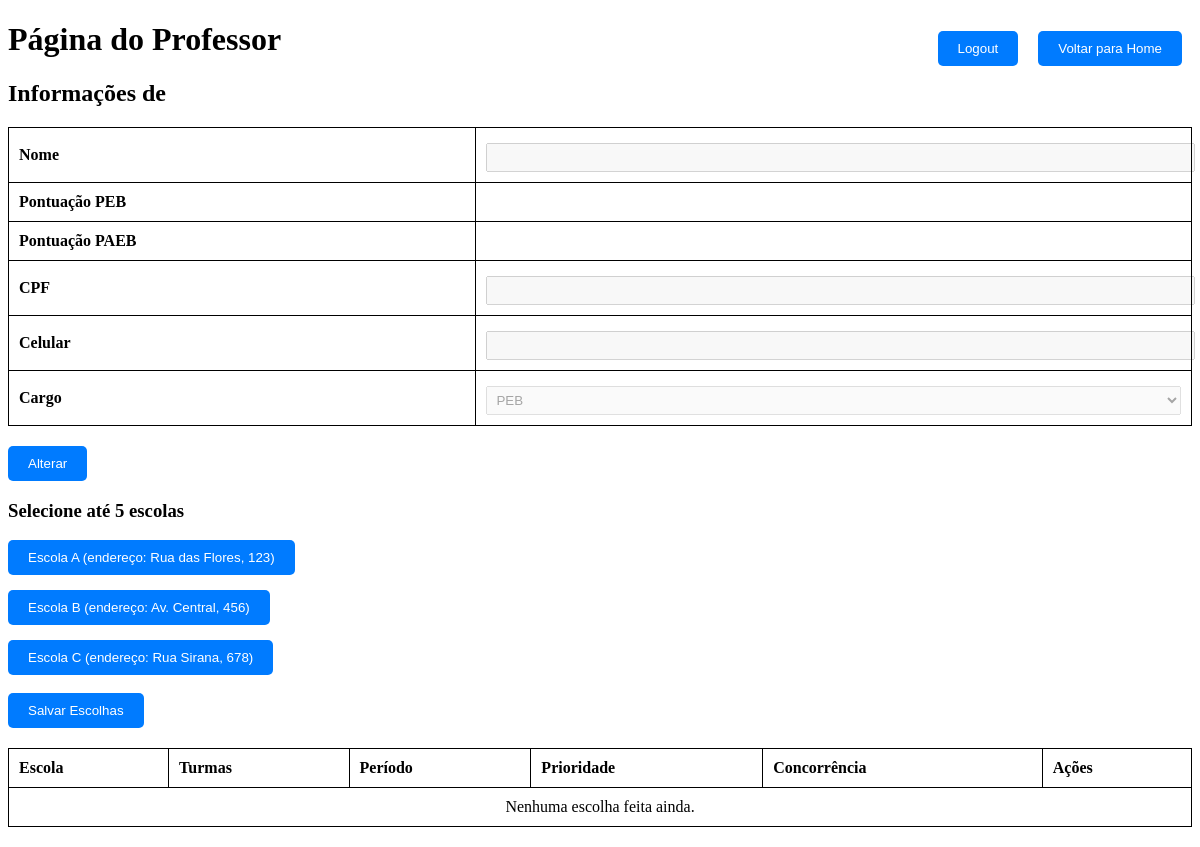
The page /professor/ (signed in) on the database its author committed.
### core/models.py (models this page shows, shortened)
class Escola(models.Model):
    id_escola = models.CharField(max_length=255, help_text="Identificação da escola.")  # ID da escola.
    nome = models.CharField(max_length=255, help_text="Nome da escola.")  # Nome da escola.
    endereco = models.CharField(max_length=255, help_text="Endereço da escola.")  # Endereço da escola.
    turmas_matutino = models.TextField()  # Lista de turmas matutino separadas por vírgula
    turmas_vespertino = models.TextField()  # Lista de turmas vespertino separadas por vírgula
    status_matutino = models.TextField()  # Lista de status matutino separadas por vírgula
    status_vespertino = models.TextField()  # Lista de status vespertino separadas por vírgula

### core/views.py (the view, shortened to what this page needs)
# urls.py: path('professor/', views.pagina_professor, name='pagina_professor'),  # Página do professor
@login_required
def pagina_professor(request):
    try:
        professor = Professor.objects.get(cpf=request.user.username)
    except Professor.DoesNotExist:
        professor = None
    disciplinas_professor = []
    if professor:
        if professor.disciplina_peb:
            disciplinas_professor.extend(professor.disciplina_peb.replace(",", " ").split())
        if professor.disciplina_paeb:
            disciplinas_professor.extend(professor.disciplina_paeb.replace(",", " ").split())
    escolas = Escola.objects.all()
    if professor and professor.id_sede:
        escolas = [professor.id_sede] + list(escolas.exclude(id=professor.id_sede.id))
    for escola in escolas:
        escola.turmas_matutino_lista = (
            [t.strip() for t in escola.turmas_matutino.split(",")] if escola.turmas_matutino else []
        )
        escola.turmas_vespertino_lista = (
            [t.strip() for t in escola.turmas_vespertino.split(",")] if escola.turmas_vespertino else []
        )
    escolhas = EscolhaProfessor.objects.filter(professor=professor)
    escolhas_detalhadas = []
    concorrencia_lista = []
    atribuidas = Atribuicao.objects.select_related('escola').filter(
        disciplina__in=disciplinas_professor
    )
    atribuidas_lista = [
        {"escola": atribuicao.escola.nome, "turma": atribuicao.turma, "disciplina": atribuicao.disciplina}
        for atribuicao in atribuidas
    ]
    return render(request, 'pagina_professor.html', {
        'professor': professor,
        'escolas': escolas,
        'prioridades': [1, 2, 3, 4, 5],
        'escolhas': escolhas_detalhadas,
        'concorrencia_lista': concorrencia_lista,
        'atribuidas_lista': atribuidas_lista,
    })

### templates/pagina_professor.html (shortened to what this page needs)
<!DOCTYPE html>
<html lang="en">
<head>
</head>
<body>
    <button onclick="window.location.href='/'" style="float: right; margin: 10px;">Voltar para Home</button>
    <button onclick="window.location.href='/logout/'" style="float: right; margin: 10px;">Logout</button>
    <h1>Página do Professor</h1>
    <h2>Informações de {{ professor.nome }}</h2>
    <form method="POST" action="{% url 'atualizar_professor' %}">
        <table>
            <tr>
                <th>Nome</th>
                <td><input type="text" id="nome" name="nome" value="{{ professor.nome }}" disabled></td>
            </tr>
            <tr>
                <th>Pontuação PEB</th>
                <td>{{ professor.pontuacao_peb }}</td>
            </tr>
            <tr>
                <th>Pontuação PAEB</th>
                <td>{{ professor.pontuacao_paeb }}</td>
            </tr>
            <tr>
                <th>CPF</th>
                <td><input type="text" id="cpf" name="cpf" value="{{ professor.cpf }}" disabled></td>
            </tr>
            <tr>
                <th>Celular</th>
                <td><input type="text" id="celular" name="celular" value="{{ professor.celular }}" disabled required></td>
            </tr>
            <tr>
                <th>Cargo</th>
                <td>
                    <select id="cargo" name="cargo" onchange="toggleDisciplinas()" disabled required>
                        <option value="PEB" {% if professor.cargo == 'PEB' %}selected{% endif %}>PEB</option>
                    </select>
                </td>
            </tr>
        </table>
        <button type="button" id="editButton" onclick="enableEdit()">Alterar</button>
    </form>
    <form method="POST" action="/professor/atribuir/">
        <h3>Selecione até 5 escolas</h3>
        <div id="school-container">
            {% for escola in escolas %}
                <div class="school-container">
                    <label>
                        <button type="button" class="escola-button" onclick="toggleSchool('escola-{{ escola.id }}')">{{ escola.nome }} <span title="{{ escola.endereco }}">(endereço: {{ escola.endereco }})</span></button>
                    </label>
                </div>
            {% endfor %}
        </div>
        <br>
        <button type="submit">Salvar Escolhas</button>
    </form>
<table id="tabela-turmas" style="width: 100%; border: 1px solid black; margin-top: 20px;">
    <thead>
        <tr>
            <th>Escola</th>
            <th>Turmas</th>
            <th>Período</th>
            <th>Prioridade</th>
            <th>Concorrência</th>
            <th>Ações</th>
        </tr>
    </thead>
    <tbody>
        {% for escolha in escolhas %}
        <tr>
            <td>{{ escolha.escola.nome }}</td>
            <td>
                {% for turma in escolha.turmas_lista %}
                    <strong>{{ turma }}</strong>
                    {% if not forloop.last %}, {% endif %}
                {% endfor %}
            </td>
            <td>{{ escolha.periodo }}</td>
            <td>{{ escolha.prioridade }}</td>
            <td>
                {% for turma in escolha.turmas_lista %}
                    {% for concorrencia in concorrencia_lista %}
                        {% if concorrencia.escola == escolha.escola.nome and concorrencia.turma == turma %}
                            {{ concorrencia.concorrencia|safe }}
                        {% endif %}
                    {% endfor %}
                    {% if not forloop.last %}<br>{% endif %}
                {% endfor %}
            </td>
            <td>
                <form method="POST" action="/professor/remover_escolha/">
                    {% csrf_token %}
                    <input type="hidden" name="escolha_id" value="{{ escolha.id }}">
                    <button type="submit" style="background-color: red; color: white; border: none; padding: 5px 10px; border-radius: 3px; cursor: pointer;">Remover</button>
                </form>
            </td>
        </tr>
        {% empty %}
        <tr>
            <td colspan="6" style="text-align: center;">Nenhuma escolha feita ainda.</td>
        </tr>
        {% endfor %}
    </tbody>
</table>
</body>
</html>

### templates/pagina_professor.html (style rules this page uses)
button { padding: 10px 20px; background-color: #007BFF; color: white; border: none; border-radius: 5px; cursor: pointer; }
table { width: 100%; border-collapse: collapse; margin: 20px 0; }
table, th, td { border: 1px solid black; }
th, td { padding: 10px; text-align: left; }
select, input { padding: 5px; margin-top: 5px; display: block; width: 100%; }
.school-container { margin-top: 15px; }

### rows shown on the page
Escola: nome "Escola A", endereco "Rua das Flores, 123"
Escola: nome "Escola B", endereco "Av. Central, 456"
Escola: nome "Escola C", endereco "Rua Sirana, 678"
